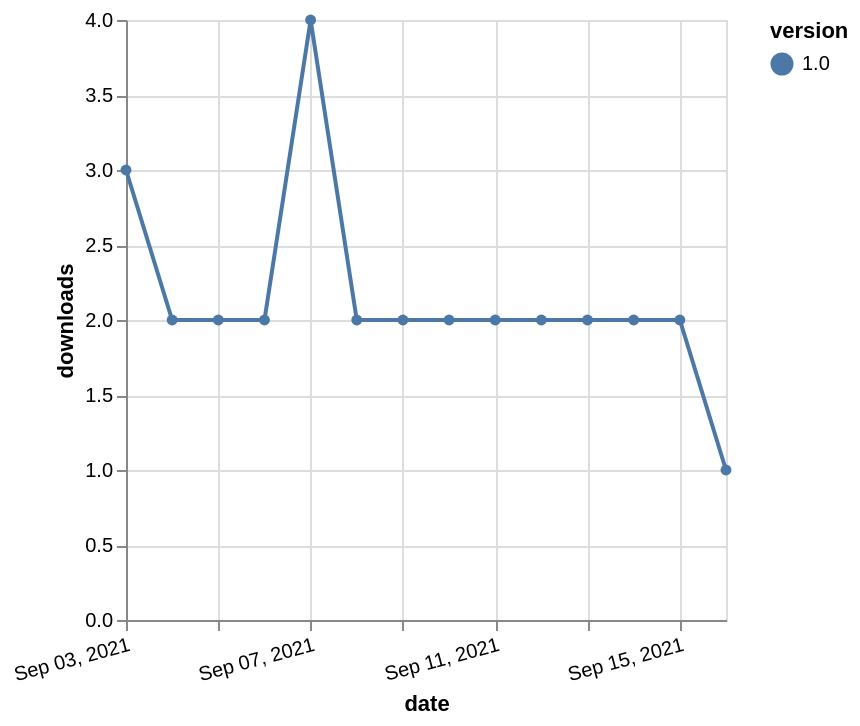

Describe this chart as a Vega-Lite specification.
### Vega-Lite specification from a JSON file in a GitHub repository (floating-point values rounded to 4 significant figures)
{"$schema": "https://vega.github.io/schema/vega-lite/v5.json", "description": "A simple bar chart with embedded data.", "data": {"values": [{"date": "2021-09-03", "total": 1422, "delta": 3, "version": "1.0"}, {"date": "2021-09-04", "total": 1424, "delta": 2, "version": "1.0"}, {"date": "2021-09-05", "total": 1426, "delta": 2, "version": "1.0"}, {"date": "2021-09-06", "total": 1428, "delta": 2, "version": "1.0"}, {"date": "2021-09-07", "total": 1432, "delta": 4, "version": "1.0"}, {"date": "2021-09-08", "total": 1434, "delta": 2, "version": "1.0"}, {"date": "2021-09-09", "total": 1436, "delta": 2, "version": "1.0"}, {"date": "2021-09-10", "total": 1438, "delta": 2, "version": "1.0"}, {"date": "2021-09-11", "total": 1440, "delta": 2, "version": "1.0"}, {"date": "2021-09-12", "total": 1442, "delta": 2, "version": "1.0"}, {"date": "2021-09-13", "total": 1444, "delta": 2, "version": "1.0"}, {"date": "2021-09-14", "total": 1446, "delta": 2, "version": "1.0"}, {"date": "2021-09-15", "total": 1448, "delta": 2, "version": "1.0"}, {"date": "2021-09-16", "total": 1449, "delta": 1, "version": "1.0"}]}, "width": "container", "mark": {"type": "line", "point": {"filled": true}}, "encoding": {"x": {"field": "date", "type": "temporal", "timeUnit": "yearmonthdate", "title": "date", "axis": {"labelAngle": -15}}, "y": {"field": "delta", "type": "quantitative", "title": "downloads"}, "color": {"field": "version", "type": "nominal"}, "tooltip": {"field": "delta"}}}
